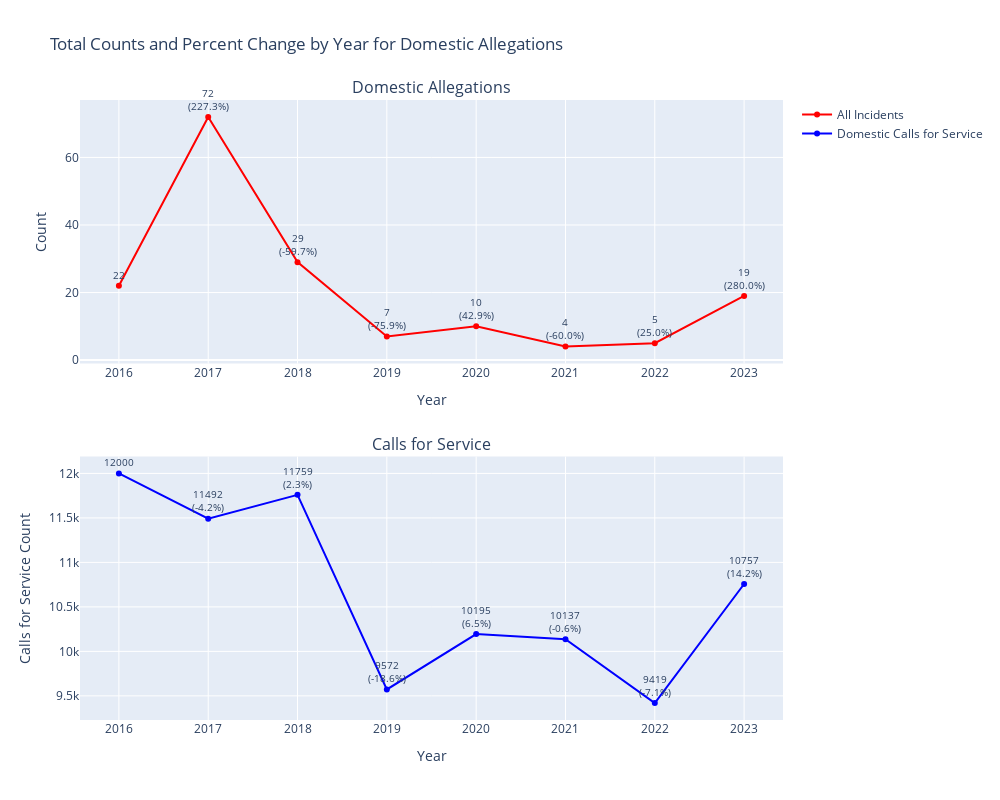
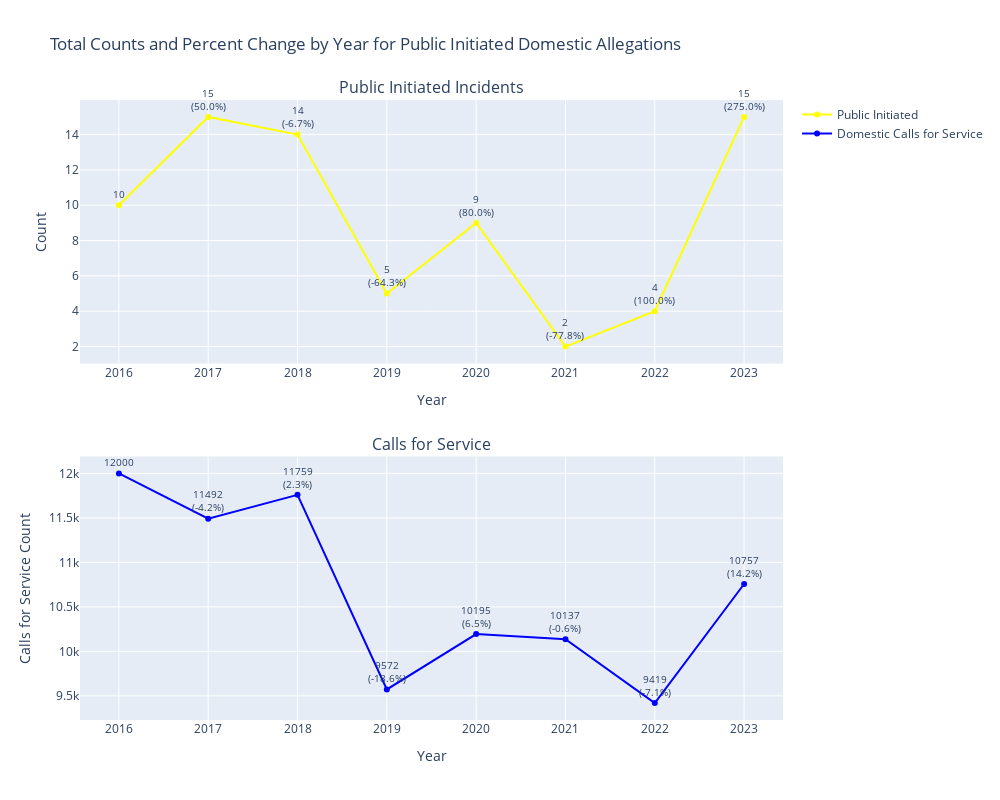
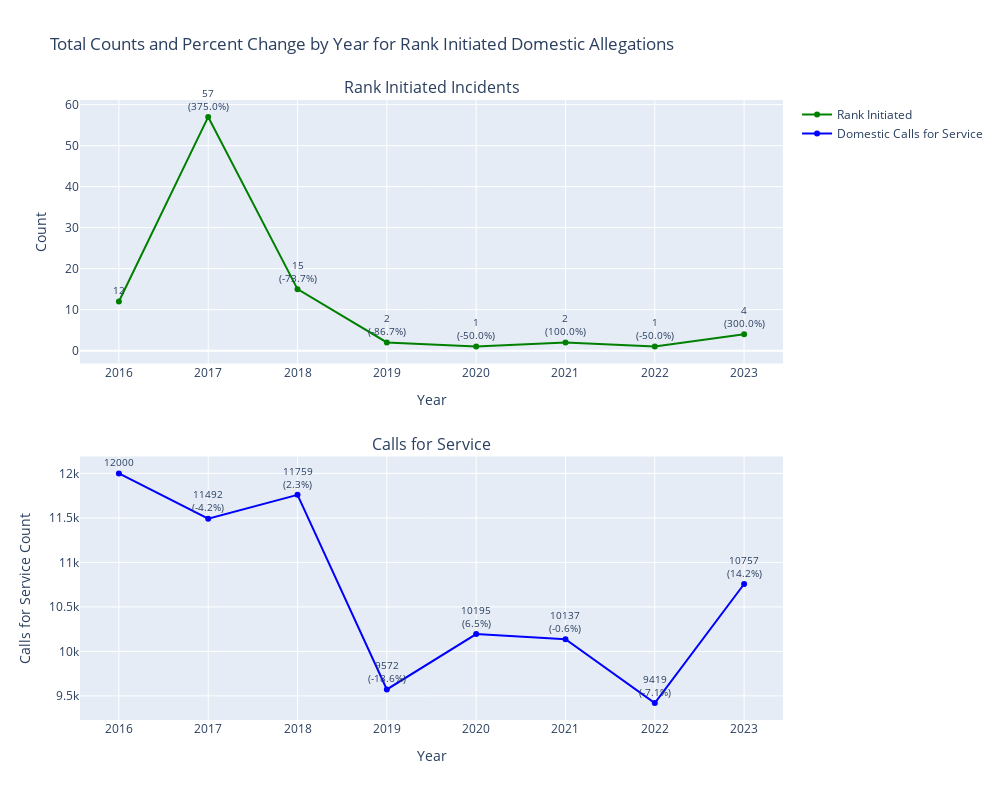

These figures' notebook cell, in order:
### Code cell
def read_calls_for_service_tbl():
    df = pd.read_csv("../gov-cfs/data/output/calls_for_service_2016_2023.csv")
    return df 

calls_for_service_tbl = read_calls_for_service_tbl()

# Calculate the counts for filtered data
public_initiated_counts = gov_tbl_domestic_violence[gov_tbl_domestic_violence.incident_type == "public initiated"].groupby("year").size()
rank_initiated_counts = gov_tbl_domestic_violence[gov_tbl_domestic_violence.incident_type == "rank initiated"].groupby("year").size()

# Calculate percent changes for filtered data
public_initiated_pct_change = public_initiated_counts.pct_change() * 100
rank_initiated_pct_change = rank_initiated_counts.pct_change() * 100

# Calculate the counts for all incidents
all_incident_counts = gov_tbl_domestic_violence.groupby("year").size()

# Calculate percent changes for all incidents
all_incident_pct_change = all_incident_counts.pct_change() * 100

def format_labels(count, pct):
    if not pd.isna(pct):
        return f'{count}<br>({pct:.1f}%)'
    else:
        return f'{count}'
    
    
# Calculate the counts for calls for service data
calls_for_service_counts = calls_for_service_tbl.groupby("year").size()

# Calculate percent changes for calls for service data
calls_for_service_pct_change = calls_for_service_counts.pct_change() * 100

# Create subplots for each incident chart
fig1 = make_subplots(rows=2, cols=1, subplot_titles=("Public Initiated Incidents", "Calls for Service"), vertical_spacing=0.15)
fig2 = make_subplots(rows=2, cols=1, subplot_titles=("Rank Initiated Incidents", "Calls for Service"), vertical_spacing=0.15)
fig3 = make_subplots(rows=2, cols=1, subplot_titles=("Domestic Allegations", "Calls for Service"), vertical_spacing=0.15)

# Add traces for incident data
fig1.add_trace(go.Scatter(
    x=public_initiated_counts.index,
    y=public_initiated_counts,
    mode='lines+markers+text',
    name='Public Initiated',
    marker=dict(color='yellow'),
    text=[format_labels(count, pct) for count, pct in zip(public_initiated_counts, public_initiated_pct_change)],
    textposition='top center',
    textfont=dict(size=10),
    texttemplate='%{text}',  # Add this line to display the formatted text
    cliponaxis=False  # Add this line to prevent labels from being clipped
), row=1, col=1)

fig2.add_trace(go.Scatter(
    x=rank_initiated_counts.index,
    y=rank_initiated_counts,
    mode='lines+markers+text',
    name='Rank Initiated',
    marker=dict(color='green'),
    text=[format_labels(count, pct) for count, pct in zip(rank_initiated_counts, rank_initiated_pct_change)],
    textposition='top center',
    textfont=dict(size=10),
    texttemplate='%{text}',  # Add this line to display the formatted text
    cliponaxis=False  # Add this line to prevent labels from being clipped
), row=1, col=1)

fig3.add_trace(go.Scatter(
    x=all_incident_counts.index,
    y=all_incident_counts,
    mode='lines+markers+text',
    name='All Incidents',
    marker=dict(color='red'),
    text=[format_labels(count, pct) for count, pct in zip(all_incident_counts, all_incident_pct_change)],
    textposition='top center',
    textfont=dict(size=10),
    texttemplate='%{text}',  # Add this line to display the formatted text
    cliponaxis=False  # Add this line to prevent labels from being clipped
), row=1, col=1)

# Add traces for calls for service data
fig1.add_trace(go.Scatter(
    x=calls_for_service_counts.index,
    y=calls_for_service_counts,
    mode='lines+markers+text',
    name='Domestic Calls for Service',
    marker=dict(color='blue'),
    text=[format_labels(count, pct) for count, pct in zip(calls_for_service_counts, calls_for_service_pct_change)],
    textposition='top center',
    textfont=dict(size=10),
    texttemplate='%{text}',  # Add this line to display the formatted text
    cliponaxis=False  # Add this line to prevent labels from being clipped
), row=2, col=1)

fig2.add_trace(go.Scatter(
    x=calls_for_service_counts.index,
    y=calls_for_service_counts,
    mode='lines+markers+text',
    name='Domestic Calls for Service',
    marker=dict(color='blue'),
    text=[format_labels(count, pct) for count, pct in zip(calls_for_service_counts, calls_for_service_pct_change)],
    textposition='top center',
    textfont=dict(size=10),
    texttemplate='%{text}',  # Add this line to display the formatted text
    cliponaxis=False  # Add this line to prevent labels from being clipped
), row=2, col=1)

fig3.add_trace(go.Scatter(
    x=calls_for_service_counts.index,
    y=calls_for_service_counts,
    mode='lines+markers+text',
    name='Domestic Calls for Service',
    marker=dict(color='blue'),
    text=[format_labels(count, pct) for count, pct in zip(calls_for_service_counts, calls_for_service_pct_change)],
    textposition='top center',
    textfont=dict(size=10),
    texttemplate='%{text}',  # Add this line to display the formatted text
    cliponaxis=False  # Add this line to prevent labels from being clipped
), row=2, col=1)

# Update layout for each subplot
fig1.update_layout(
    title='Total Counts and Percent Change by Year for Public Initiated Domestic Allegations',
    xaxis=dict(title='Year', tickangle=0),
    yaxis=dict(title='Count'),
    xaxis2=dict(title='Year', tickangle=0),
    yaxis2=dict(title='Calls for Service Count'),
    height=800,  # Increase the height of the plot
    width=1000   # Increase the width of the plot
)

fig2.update_layout(
    title='Total Counts and Percent Change by Year for Rank Initiated Domestic Allegations',
    xaxis=dict(title='Year', tickangle=0),
    yaxis=dict(title='Count'),
    xaxis2=dict(title='Year', tickangle=0),
    yaxis2=dict(title='Calls for Service Count'),
    height=800,  # Increase the height of the plot
    width=1000   # Increase the width of the plot
)

fig3.update_layout(
    title='Total Counts and Percent Change by Year for Domestic Allegations',
    xaxis=dict(title='Year', tickangle=0),
    yaxis=dict(title='Count'),
    xaxis2=dict(title='Year', tickangle=0),
    yaxis2=dict(title='Calls for Service Count'),
    height=800,  # Increase the height of the plot
    width=1000   # Increase the width of the plot
)

# Show the charts
fig3.show()
fig1.show()
fig2.show()

### Figure 1 — Plotly figure (JSON) as saved in the notebook; plotly's stock layout.template omitted (floating-point values rounded to 4 significant figures)
{"data": [{"cliponaxis": false, "marker": {"color": "red"}, "mode": "lines+markers+text", "name": "All Incidents", "text": ["22", "72<br>(227.3%)", "29<br>(-59.7%)", "7<br>(-75.9%)", "10<br>(42.9%)", "4<br>(-60.0%)", "5<br>(25.0%)", "19<br>(280.0%)"], "textfont": {"size": 10}, "textposition": "top center", "texttemplate": "%{text}", "type": "scatter", "x": ["2016", "2017", "2018", "2019", "2020", "2021", "2022", "2023"], "xaxis": "x", "y": [22, 72, 29, 7, 10, 4, 5, 19], "yaxis": "y"}, {"cliponaxis": false, "marker": {"color": "blue"}, "mode": "lines+markers+text", "name": "Domestic Calls for Service", "text": ["12000", "11492<br>(-4.2%)", "11759<br>(2.3%)", "9572<br>(-18.6%)", "10195<br>(6.5%)", "10137<br>(-0.6%)", "9419<br>(-7.1%)", "10757<br>(14.2%)"], "textfont": {"size": 10}, "textposition": "top center", "texttemplate": "%{text}", "type": "scatter", "x": [2016, 2017, 2018, 2019, 2020, 2021, 2022, 2023], "xaxis": "x2", "y": [12000, 11492, 11759, 9572, 10195, 10137, 9419, 10757], "yaxis": "y2"}], "layout": {"annotations": [{"font": {"size": 16}, "showarrow": false, "text": "Domestic Allegations", "x": 0.5, "xanchor": "center", "xref": "paper", "y": 1, "yanchor": "bottom", "yref": "paper"}, {"font": {"size": 16}, "showarrow": false, "text": "Calls for Service", "x": 0.5, "xanchor": "center", "xref": "paper", "y": 0.425, "yanchor": "bottom", "yref": "paper"}], "height": 800, "title": {"text": "Total Counts and Percent Change by Year for Domestic Allegations"}, "width": 1000, "xaxis": {"anchor": "y", "domain": [0, 1], "tickangle": 0, "title": {"text": "Year"}}, "xaxis2": {"anchor": "y2", "domain": [0, 1], "tickangle": 0, "title": {"text": "Year"}}, "yaxis": {"anchor": "x", "domain": [0.575, 1], "title": {"text": "Count"}}, "yaxis2": {"anchor": "x2", "domain": [0, 0.425], "title": {"text": "Calls for Service Count"}}}}

### Figure 2 — Plotly figure (JSON) as saved in the notebook; plotly's stock layout.template omitted (floating-point values rounded to 4 significant figures)
{"data": [{"cliponaxis": false, "marker": {"color": "yellow"}, "mode": "lines+markers+text", "name": "Public Initiated", "text": ["10", "15<br>(50.0%)", "14<br>(-6.7%)", "5<br>(-64.3%)", "9<br>(80.0%)", "2<br>(-77.8%)", "4<br>(100.0%)", "15<br>(275.0%)"], "textfont": {"size": 10}, "textposition": "top center", "texttemplate": "%{text}", "type": "scatter", "x": ["2016", "2017", "2018", "2019", "2020", "2021", "2022", "2023"], "xaxis": "x", "y": [10, 15, 14, 5, 9, 2, 4, 15], "yaxis": "y"}, {"cliponaxis": false, "marker": {"color": "blue"}, "mode": "lines+markers+text", "name": "Domestic Calls for Service", "text": ["12000", "11492<br>(-4.2%)", "11759<br>(2.3%)", "9572<br>(-18.6%)", "10195<br>(6.5%)", "10137<br>(-0.6%)", "9419<br>(-7.1%)", "10757<br>(14.2%)"], "textfont": {"size": 10}, "textposition": "top center", "texttemplate": "%{text}", "type": "scatter", "x": [2016, 2017, 2018, 2019, 2020, 2021, 2022, 2023], "xaxis": "x2", "y": [12000, 11492, 11759, 9572, 10195, 10137, 9419, 10757], "yaxis": "y2"}], "layout": {"annotations": [{"font": {"size": 16}, "showarrow": false, "text": "Public Initiated Incidents", "x": 0.5, "xanchor": "center", "xref": "paper", "y": 1, "yanchor": "bottom", "yref": "paper"}, {"font": {"size": 16}, "showarrow": false, "text": "Calls for Service", "x": 0.5, "xanchor": "center", "xref": "paper", "y": 0.425, "yanchor": "bottom", "yref": "paper"}], "height": 800, "title": {"text": "Total Counts and Percent Change by Year for Public Initiated Domestic Allegations"}, "width": 1000, "xaxis": {"anchor": "y", "domain": [0, 1], "tickangle": 0, "title": {"text": "Year"}}, "xaxis2": {"anchor": "y2", "domain": [0, 1], "tickangle": 0, "title": {"text": "Year"}}, "yaxis": {"anchor": "x", "domain": [0.575, 1], "title": {"text": "Count"}}, "yaxis2": {"anchor": "x2", "domain": [0, 0.425], "title": {"text": "Calls for Service Count"}}}}

### Figure 3 — Plotly figure (JSON) as saved in the notebook; plotly's stock layout.template omitted (floating-point values rounded to 4 significant figures)
{"data": [{"cliponaxis": false, "marker": {"color": "green"}, "mode": "lines+markers+text", "name": "Rank Initiated", "text": ["12", "57<br>(375.0%)", "15<br>(-73.7%)", "2<br>(-86.7%)", "1<br>(-50.0%)", "2<br>(100.0%)", "1<br>(-50.0%)", "4<br>(300.0%)"], "textfont": {"size": 10}, "textposition": "top center", "texttemplate": "%{text}", "type": "scatter", "x": ["2016", "2017", "2018", "2019", "2020", "2021", "2022", "2023"], "xaxis": "x", "y": [12, 57, 15, 2, 1, 2, 1, 4], "yaxis": "y"}, {"cliponaxis": false, "marker": {"color": "blue"}, "mode": "lines+markers+text", "name": "Domestic Calls for Service", "text": ["12000", "11492<br>(-4.2%)", "11759<br>(2.3%)", "9572<br>(-18.6%)", "10195<br>(6.5%)", "10137<br>(-0.6%)", "9419<br>(-7.1%)", "10757<br>(14.2%)"], "textfont": {"size": 10}, "textposition": "top center", "texttemplate": "%{text}", "type": "scatter", "x": [2016, 2017, 2018, 2019, 2020, 2021, 2022, 2023], "xaxis": "x2", "y": [12000, 11492, 11759, 9572, 10195, 10137, 9419, 10757], "yaxis": "y2"}], "layout": {"annotations": [{"font": {"size": 16}, "showarrow": false, "text": "Rank Initiated Incidents", "x": 0.5, "xanchor": "center", "xref": "paper", "y": 1, "yanchor": "bottom", "yref": "paper"}, {"font": {"size": 16}, "showarrow": false, "text": "Calls for Service", "x": 0.5, "xanchor": "center", "xref": "paper", "y": 0.425, "yanchor": "bottom", "yref": "paper"}], "height": 800, "title": {"text": "Total Counts and Percent Change by Year for Rank Initiated Domestic Allegations"}, "width": 1000, "xaxis": {"anchor": "y", "domain": [0, 1], "tickangle": 0, "title": {"text": "Year"}}, "xaxis2": {"anchor": "y2", "domain": [0, 1], "tickangle": 0, "title": {"text": "Year"}}, "yaxis": {"anchor": "x", "domain": [0.575, 1], "title": {"text": "Count"}}, "yaxis2": {"anchor": "x2", "domain": [0, 0.425], "title": {"text": "Calls for Service Count"}}}}
